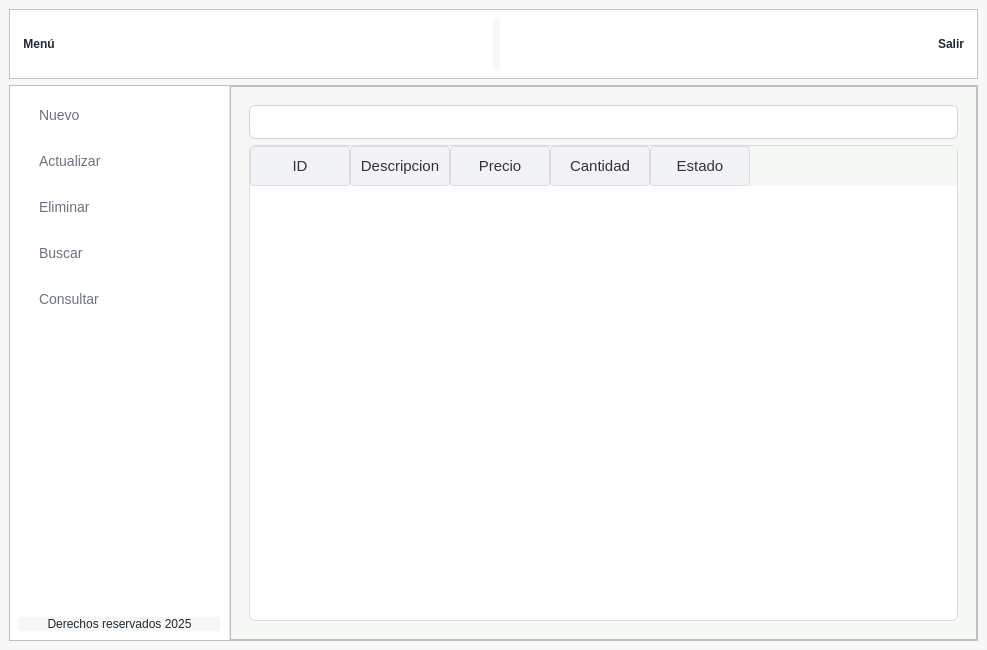
<?xml version="1.0" encoding="UTF-8"?>
<ui version="4.0">
 <class>MainWindow</class>
 <widget class="QMainWindow" name="MainWindow">
  <property name="geometry">
   <rect>
    <x>0</x>
    <y>0</y>
    <width>987</width>
    <height>650</height>
   </rect>
  </property>
  <property name="windowTitle">
   <string>Gestión de Productos</string>
  </property>
  <property name="styleSheet">
   <string notr="true">background-color: #f6f8f6; font-family: &quot;Segoe UI&quot;, &quot;Work Sans&quot;, sans-serif; color: #1f2937;</string>
  </property>
  <widget class="QWidget" name="centralwidget">
   <property name="minimumSize">
    <size>
     <width>35</width>
     <height>35</height>
    </size>
   </property>
   <layout class="QVBoxLayout" name="verticalLayout" stretch="1,8">
    <property name="spacing">
     <number>6</number>
    </property>
    <property name="leftMargin">
     <number>9</number>
    </property>
    <property name="topMargin">
     <number>9</number>
    </property>
    <property name="rightMargin">
     <number>9</number>
    </property>
    <property name="bottomMargin">
     <number>9</number>
    </property>
    <item>
     <widget class="QFrame" name="frame_superior">
      <property name="styleSheet">
       <string notr="true">
        QFrame#frame_superior {
            background-color: white;
            border-bottom: 1px solid #e5e7eb;
        }
        QPushButton {
            background-color: transparent;
            border: none;
            border-radius: 8px;
            color: #1f2937;
            padding: 4px;
            font-weight: bold;
        }
        QPushButton:hover {
            background-color: #f3f4f6;
        }
       </string>
      </property>
      <property name="frameShape">
       <enum>QFrame::StyledPanel</enum>
      </property>
      <property name="frameShadow">
       <enum>QFrame::Raised</enum>
      </property>
      <layout class="QHBoxLayout" name="horizontalLayout">
       <item>
        <widget class="QPushButton" name="boton_menu">
         <property name="minimumSize">
          <size>
           <width>0</width>
           <height>35</height>
          </size>
         </property>
         <property name="text">
          <string>Menú</string>
         </property>
         <property name="icon">
          <iconset>
           <normaloff>../resources/images/boton_menu.png</normaloff>../resources/images/boton_menu.png</iconset>
         </property>
         <property name="iconSize">
          <size>
           <width>32</width>
           <height>32</height>
          </size>
         </property>
        </widget>
       </item>
       <item>
        <spacer name="horizontalSpacer">
         <property name="orientation">
          <enum>Qt::Horizontal</enum>
         </property>
         <property name="sizeHint" stdset="0">
          <size>
           <width>303</width>
           <height>20</height>
          </size>
         </property>
        </spacer>
       </item>
       <item>
        <widget class="QLabel" name="label">
         <property name="text">
          <string/>
         </property>
        </widget>
       </item>
       <item>
        <spacer name="horizontalSpacer_2">
         <property name="orientation">
          <enum>Qt::Horizontal</enum>
         </property>
         <property name="sizeHint" stdset="0">
          <size>
           <width>303</width>
           <height>20</height>
          </size>
         </property>
        </spacer>
       </item>
       <item>
        <widget class="QPushButton" name="boton_salir">
         <property name="minimumSize">
          <size>
           <width>0</width>
           <height>35</height>
          </size>
         </property>
         <property name="text">
          <string>Salir</string>
         </property>
         <property name="icon">
          <iconset>
           <normaloff>../resources/images/salir.png</normaloff>../resources/images/salir.png</iconset>
         </property>
         <property name="iconSize">
          <size>
           <width>32</width>
           <height>32</height>
          </size>
         </property>
        </widget>
       </item>
      </layout>
     </widget>
    </item>
    <item>
     <widget class="QFrame" name="frame_central">
      <property name="minimumSize">
       <size>
        <width>50</width>
        <height>50</height>
       </size>
      </property>
      <property name="frameShape">
       <enum>QFrame::StyledPanel</enum>
      </property>
      <property name="frameShadow">
       <enum>QFrame::Raised</enum>
      </property>
      <layout class="QHBoxLayout" name="horizontalLayout_2">
       <property name="spacing">
        <number>0</number>
       </property>
       <property name="leftMargin">
        <number>0</number>
       </property>
       <property name="topMargin">
        <number>0</number>
       </property>
       <property name="rightMargin">
        <number>0</number>
       </property>
       <property name="bottomMargin">
        <number>0</number>
       </property>
       <item>
        <widget class="QFrame" name="frame_lateral">
         <property name="styleSheet">
          <string notr="true">
           QFrame#frame_lateral {
            background-color: white;
            border-right: 1px solid #e5e7eb;
            border-radius: 0px;
           }
           QPushButton {
            background-color: transparent;
            color: #6b7280;
            text-align: left;
            padding-left: 20px;
            border: none;
            font-size: 14px;
            border-radius: 8px;
            height: 40px;
           }
           QPushButton:hover {
            background-color: #f3f4f6;
            color: #1f2937;
            font-weight: bold;
           }
          </string>
         </property>
         <property name="minimumSize">
          <size>
           <width>220</width>
           <height>0</height>
          </size>
         </property>
         <property name="maximumSize">
          <size>
           <width>0</width>
           <height>16777215</height>
          </size>
         </property>
         <property name="frameShape">
          <enum>QFrame::StyledPanel</enum>
         </property>
         <property name="frameShadow">
          <enum>QFrame::Raised</enum>
         </property>
         <layout class="QVBoxLayout" name="verticalLayout_2">
          <item>
           <widget class="QPushButton" name="boton_agregar">
            <property name="text">
             <string>Nuevo</string>
            </property>
            <property name="icon">
             <iconset>
              <normaloff>../resources/images/boton_agregar.png</normaloff>../resources/images/boton_agregar.png</iconset>
            </property>
            <property name="iconSize">
             <size>
              <width>32</width>
              <height>32</height>
             </size>
            </property>
           </widget>
          </item>
          <item>
           <widget class="QPushButton" name="boton_actualizar">
            <property name="text">
             <string>Actualizar</string>
            </property>
            <property name="icon">
             <iconset>
              <normaloff>../resources/images/boton_modificar.png</normaloff>../resources/images/boton_modificar.png</iconset>
            </property>
            <property name="iconSize">
             <size>
              <width>32</width>
              <height>32</height>
             </size>
            </property>
           </widget>
          </item>
          <item>
           <widget class="QPushButton" name="boton_eliminar">
            <property name="text">
             <string>Eliminar</string>
            </property>
            <property name="icon">
             <iconset>
              <normaloff>../resources/images/boton_eliminar.png</normaloff>../resources/images/boton_eliminar.png</iconset>
            </property>
            <property name="iconSize">
             <size>
              <width>32</width>
              <height>32</height>
             </size>
            </property>
           </widget>
          </item>
          <item>
           <widget class="QPushButton" name="boton_buscar">
            <property name="text">
             <string>Buscar</string>
            </property>
            <property name="icon">
             <iconset>
              <normaloff>../resources/images/BUSCAR.png</normaloff>../resources/images/BUSCAR.png</iconset>
            </property>
            <property name="iconSize">
             <size>
              <width>32</width>
              <height>32</height>
             </size>
            </property>
           </widget>
          </item>
          <item>
           <widget class="QPushButton" name="boton_consultar">
            <property name="text">
             <string>Consultar</string>
            </property>
            <property name="icon">
             <iconset>
              <normaloff>../resources/images/boton_consultar.png</normaloff>../resources/images/boton_consultar.png</iconset>
            </property>
            <property name="iconSize">
             <size>
              <width>32</width>
              <height>31</height>
             </size>
            </property>
           </widget>
          </item>
          <item>
           <spacer name="verticalSpacer">
            <property name="orientation">
             <enum>Qt::Vertical</enum>
            </property>
            <property name="sizeHint" stdset="0">
             <size>
              <width>20</width>
              <height>205</height>
             </size>
            </property>
           </spacer>
          </item>
          <item>
           <widget class="QLabel" name="label_mensaje">
            <property name="layoutDirection">
             <enum>Qt::LeftToRight</enum>
            </property>
            <property name="text">
             <string>Derechos reservados 2025</string>
            </property>
            <property name="alignment">
             <set>Qt::AlignCenter</set>
            </property>
           </widget>
          </item>
         </layout>
        </widget>
       </item>
       <item>
        <widget class="QFrame" name="frame_paginas">
         <property name="frameShape">
          <enum>QFrame::StyledPanel</enum>
         </property>
         <property name="frameShadow">
          <enum>QFrame::Raised</enum>
         </property>
         <layout class="QVBoxLayout" name="verticalLayout_3">
          <item>
           <widget class="QStackedWidget" name="stackedWidget">
            <property name="styleSheet">
             <string notr="true">
              QLineEdit {
               background-color: white;
               border: 1px solid #d1d5db;
               border-radius: 6px;
               padding: 8px;
               font-size: 14px;
               color: #374151;
              }
              QLineEdit:focus {
               border: 2px solid #3b82f6;
              }
              QLabel {
               color: #374151;
               font-weight: 500;
               font-size: 14px;
               margin-bottom: 4px;
              }
              /* Primary Action Buttons */
              QPushButton#accion_guardar, QPushButton#accion_actualizar, QPushButton#accion_eliminar, QPushButton#buscar_buscar {
               background-color: #3b82f6;
               color: white;
               border: none;
               border-radius: 6px;
               padding: 8px 16px;
               font-weight: bold;
               font-size: 14px;
              }
              QPushButton#accion_guardar:hover, QPushButton#accion_actualizar:hover, QPushButton#accion_eliminar:hover, QPushButton#buscar_buscar:hover {
               background-color: #2563eb;
              }
              /* Secondary Action Buttons */
              QPushButton#buscar_guardar, QPushButton#buscar_actualizar, QPushButton#buscar_eliminar, QPushButton#accion_limpiar, QPushButton#boton_refresh {
               background-color: white;
               border: 1px solid #d1d5db;
               color: #374151;
               border-radius: 6px;
               padding: 8px 16px;
               font-weight: 500;
               font-size: 14px;
              }
              QPushButton#buscar_guardar:hover, QPushButton#buscar_actualizar:hover, QPushButton#buscar_eliminar:hover, QPushButton#accion_limpiar:hover, QPushButton#boton_refresh:hover {
               background-color: #f9fafb;
               border-color: #9ca3af;
              }
             </string>
            </property>
            <property name="currentIndex">
             <number>4</number>
            </property>
            <widget class="QWidget" name="page_agregar">
             <layout class="QVBoxLayout" name="verticalLayout_agregar">
              <item>
               <widget class="QLabel" name="label_desc_add">
                <property name="text">
                 <string>Descripción</string>
                </property>
               </widget>
              </item>
              <item>
               <widget class="QLineEdit" name="descripcion_agregar"/>
              </item>
              <item>
               <widget class="QLabel" name="label_cant_add">
                <property name="text">
                 <string>Cantidad</string>
                </property>
               </widget>
              </item>
              <item>
               <widget class="QLineEdit" name="cantidad_agregar"/>
              </item>
              <item>
               <widget class="QLabel" name="label_precio_add">
                <property name="text">
                 <string>Precio</string>
                </property>
               </widget>
              </item>
              <item>
               <widget class="QLineEdit" name="precio_agregar"/>
              </item>
              <item>
               <layout class="QHBoxLayout" name="horizontalLayout_agregar">
                <item>
                 <widget class="QPushButton" name="accion_guardar">
                  <property name="text">
                   <string>Guardar</string>
                  </property>
                 </widget>
                </item>
                <item>
                 <widget class="QPushButton" name="buscar_guardar">
                  <property name="text">
                   <string>Buscar</string>
                  </property>
                 </widget>
                </item>
               </layout>
              </item>
              <item>
               <spacer name="verticalSpacer_agregar">
                <property name="orientation">
                 <enum>Qt::Vertical</enum>
                </property>
                <property name="sizeHint" stdset="0">
                 <size>
                  <width>20</width>
                  <height>40</height>
                 </size>
                </property>
               </spacer>
              </item>
             </layout>
            </widget>
            <widget class="QWidget" name="page_buscar">
             <layout class="QVBoxLayout" name="verticalLayout_buscar">
              <item>
               <widget class="QLabel" name="label_id_search">
                <property name="text">
                 <string>ID Producto</string>
                </property>
               </widget>
              </item>
              <item>
               <widget class="QLineEdit" name="id_producto_buscar"/>
              </item>
              <item>
               <widget class="QLabel" name="label_desc_search">
                <property name="text">
                 <string>Descripción</string>
                </property>
               </widget>
              </item>
              <item>
               <widget class="QLineEdit" name="descripcion_buscar"/>
              </item>
              <item>
               <widget class="QLabel" name="label_cant_search">
                <property name="text">
                 <string>Cantidad</string>
                </property>
               </widget>
              </item>
              <item>
               <widget class="QLineEdit" name="cantidad_buscar"/>
              </item>
              <item>
               <widget class="QLabel" name="label_precio_search">
                <property name="text">
                 <string>Precio</string>
                </property>
               </widget>
              </item>
              <item>
               <widget class="QLineEdit" name="precio_buscar"/>
              </item>
              <item>
               <layout class="QHBoxLayout" name="horizontalLayout_buscar">
                <item>
                 <widget class="QPushButton" name="buscar_buscar">
                  <property name="text">
                   <string>Buscar</string>
                  </property>
                 </widget>
                </item>
                <item>
                 <widget class="QPushButton" name="accion_limpiar">
                  <property name="text">
                   <string>Limpiar</string>
                  </property>
                 </widget>
                </item>
               </layout>
              </item>
              <item>
               <spacer name="verticalSpacer_buscar">
                <property name="orientation">
                 <enum>Qt::Vertical</enum>
                </property>
                <property name="sizeHint" stdset="0">
                 <size>
                  <width>20</width>
                  <height>40</height>
                 </size>
                </property>
               </spacer>
              </item>
             </layout>
            </widget>
            <widget class="QWidget" name="page_actualizar">
             <layout class="QVBoxLayout" name="verticalLayout_actualizar">
              <item>
               <widget class="QLabel" name="label_id_upd">
                <property name="text">
                 <string>ID Producto</string>
                </property>
               </widget>
              </item>
              <item>
               <widget class="QLineEdit" name="id_producto_actualizar"/>
              </item>
              <item>
               <widget class="QLabel" name="label_desc_upd">
                <property name="text">
                 <string>Descripción</string>
                </property>
               </widget>
              </item>
              <item>
               <widget class="QLineEdit" name="descripcion_actualizar"/>
              </item>
              <item>
               <widget class="QLabel" name="label_cant_upd">
                <property name="text">
                 <string>Cantidad</string>
                </property>
               </widget>
              </item>
              <item>
               <widget class="QLineEdit" name="cantidad_actualizar"/>
              </item>
              <item>
               <widget class="QLabel" name="label_precio_upd">
                <property name="text">
                 <string>Precio</string>
                </property>
               </widget>
              </item>
              <item>
               <widget class="QLineEdit" name="precio_actualizar"/>
              </item>
              <item>
               <layout class="QHBoxLayout" name="horizontalLayout_actualizar">
                <item>
                 <widget class="QPushButton" name="accion_actualizar">
                  <property name="text">
                   <string>Actualizar</string>
                  </property>
                 </widget>
                </item>
                <item>
                 <widget class="QPushButton" name="buscar_actualizar">
                  <property name="text">
                   <string>Buscar</string>
                  </property>
                 </widget>
                </item>
               </layout>
              </item>
              <item>
               <spacer name="verticalSpacer_actualizar">
                <property name="orientation">
                 <enum>Qt::Vertical</enum>
                </property>
                <property name="sizeHint" stdset="0">
                 <size>
                  <width>20</width>
                  <height>40</height>
                 </size>
                </property>
               </spacer>
              </item>
             </layout>
            </widget>
            <widget class="QWidget" name="page_eliminar">
             <layout class="QVBoxLayout" name="verticalLayout_eliminar">
              <item>
               <widget class="QLabel" name="label_id_del">
                <property name="text">
                 <string>ID Producto</string>
                </property>
               </widget>
              </item>
              <item>
               <widget class="QLineEdit" name="id_producto_eliminar"/>
              </item>
              <item>
               <widget class="QLabel" name="label_desc_del">
                <property name="text">
                 <string>Descripción</string>
                </property>
               </widget>
              </item>
              <item>
               <widget class="QLineEdit" name="descripcion_eliminar"/>
              </item>
              <item>
               <widget class="QLabel" name="label_cant_del">
                <property name="text">
                 <string>Cantidad</string>
                </property>
               </widget>
              </item>
              <item>
               <widget class="QLineEdit" name="cantidad_eliminar"/>
              </item>
              <item>
               <widget class="QLabel" name="label_precio_del">
                <property name="text">
                 <string>Precio</string>
                </property>
               </widget>
              </item>
              <item>
               <widget class="QLineEdit" name="precio_eliminar"/>
              </item>
              <item>
               <layout class="QHBoxLayout" name="horizontalLayout_eliminar">
                <item>
                 <widget class="QPushButton" name="accion_eliminar">
                  <property name="text">
                   <string>Eliminar</string>
                  </property>
                 </widget>
                </item>
                <item>
                 <widget class="QPushButton" name="buscar_eliminar">
                  <property name="text">
                   <string>Buscar</string>
                  </property>
                 </widget>
                </item>
               </layout>
              </item>
              <item>
               <spacer name="verticalSpacer_eliminar">
                <property name="orientation">
                 <enum>Qt::Vertical</enum>
                </property>
                <property name="sizeHint" stdset="0">
                 <size>
                  <width>20</width>
                  <height>40</height>
                 </size>
                </property>
               </spacer>
              </item>
             </layout>
            </widget>
            <widget class="QWidget" name="page_consultar">
             <layout class="QVBoxLayout" name="verticalLayout_6">
              <item>
               <widget class="QPushButton" name="boton_refresh">
                <property name="text">
                 <string/>
                </property>
                <property name="icon">
                 <iconset>
                  <normaloff>../resources/images/boton_refrescar.png</normaloff>../resources/images/boton_refrescar.png</iconset>
                </property>
               </widget>
              </item>
              <item>
               <widget class="QTableWidget" name="tabla_productos">
                <property name="styleSheet">
                 <string notr="true">/* === Tablas === */
QTableWidget {
    background-color: #ffffff;
    color: #333333;
    gridline-color: #e0e0e0;
    border: 1px solid #dcdcdc;
    border-radius: 6px;
    font-family: &quot;Segoe UI Variable&quot;, &quot;Roboto&quot;, &quot;Open Sans&quot;, sans-serif;
    font-size: 15px;
    font-weight: 300;
    selection-background-color: #e8f0fe; /* azul claro al seleccionar */
    selection-color: #0078d7;
    alternate-background-color: #f9fafc; /* filas alternadas */
}

/* Cabecera horizontal */
QHeaderView::section {
    background-color: #f1f3f6;
    color: #333333;
    border: 1px solid #dcdcdc;
    border-radius: 4px;
    font-weight: 400;
    font-size: 15px;
    padding: 8px;
}

/* Cabecera horizontal al pasar el cursor */
QHeaderView::section:hover {
    background-color: #e8ecf1;
}

/* Celdas */
QTableWidget::item {
    padding: 6px;
    border: none;
}

/* Celda seleccionada */
QTableWidget::item:selected {
    background-color: #e8f0fe;
    color: #0078d7;
}

/* Bordes del header alineados al contenido */
QHeaderView {
    border: none;
}

/* Barra de desplazamiento dentro de la tabla */
QTableCornerButton::section {
    background-color: #f1f3f6;
    border: 1px solid #dcdcdc;
}

/* Scrollbars coherentes dentro de tablas */
QTableWidget QScrollBar:vertical {
    border: none;
    background: #f0f0f0;
    width: 10px;
    border-radius: 4px;
}
QTableWidget QScrollBar::handle:vertical {
    background: #cccccc;
    min-height: 20px;
    border-radius: 4px;
}
QTableWidget QScrollBar::handle:vertical:hover {
    background: #0078d7;
}
QTableWidget QScrollBar::add-line:vertical,
QTableWidget QScrollBar::sub-line:vertical {
    height: 0;
}</string>
                </property>
                <column>
                 <property name="text">
                  <string>ID</string>
                 </property>
                </column>
                <column>
                 <property name="text">
                  <string>Descripcion</string>
                 </property>
                </column>
                <column>
                 <property name="text">
                  <string>Precio</string>
                 </property>
                </column>
                <column>
                 <property name="text">
                  <string>Cantidad</string>
                 </property>
                </column>
                <column>
                 <property name="text">
                  <string>Estado</string>
                 </property>
                </column>
               </widget>
              </item>
             </layout>
            </widget>
           </widget>
          </item>
         </layout>
        </widget>
       </item>
      </layout>
     </widget>
    </item>
   </layout>
  </widget>
 </widget>
 <resources/>
 <connections/>
</ui>
